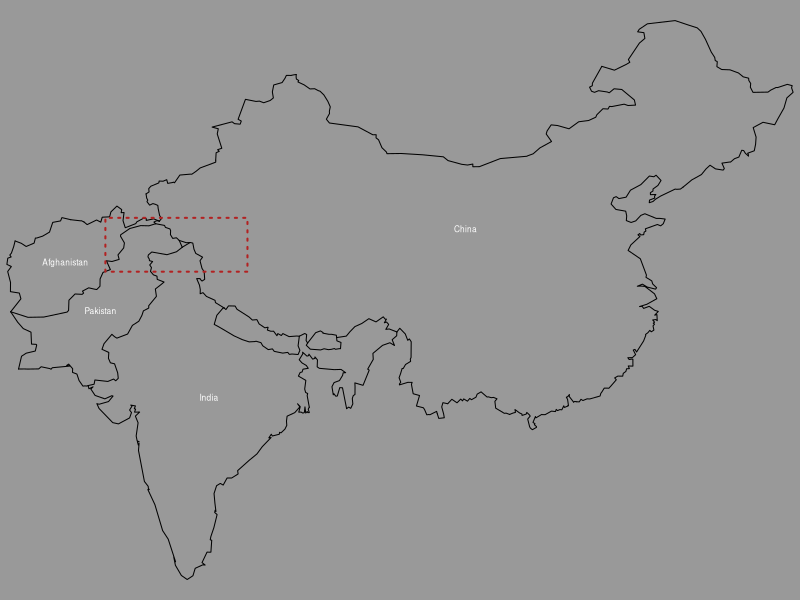

Here is the R script that generated this plot: (Note: this script raises an error after producing the figure.)
## ---- chunk 1
library(terra)
## ---- chunk 2
maps::map("world", c("Pakistan","India$", "China$", "Tajikistan$", "Afghanistan"), bg = "grey60", mar=c(0,0,0,0))
bb = terra::as.polygons(ext(c(69.79, 83.21, 33.12, 37.50)))
crs(bb) <- "EPSG:4326"
plot(bb , add=T, border='firebrick', lty=3, lwd=2)
maps::map.text("world", c("Pakistan","India$", "China$", "Tajikistan$", "Afghanistan"), add=T, col='white', cex=0.5)
## ---- chunk 3
kara_outline <- vect("https://raw.githubusercontent.com/mattols/geospat_data/main/karakoram_outline.geojson")
## ---- chunk 4
glaciers_subset <- vect("https://raw.githubusercontent.com/mattols/geospat_data/main/kara_glaciers_subset100.geojson")
head(glaciers_subset, 3) # show variables
plot(glaciers_subset[98,], "Area", mar=1.5, legend = F, main= glaciers_subset[98,]$Name, col='deepskyblue') # plot single glacier (98th on the list)
## ---- chunk 5
filenm = "MOD09GA.A2014098.h23v05.006.2015272045045.snow_fraction.tif"
tile_name = gsub(".*(h.*).006.*$","\\1", filenm) # extract location from name
date_extract = gsub(".*GA.A(.*).h.*$","\\1", filenm) # extract date
date_convert = as.Date(date_extract, "%Y%j") # convert year and Julian day
paste("Image date is", date_convert, "or julian day", format(date_convert,"%j"), "over tile", tile_name, "location") 
